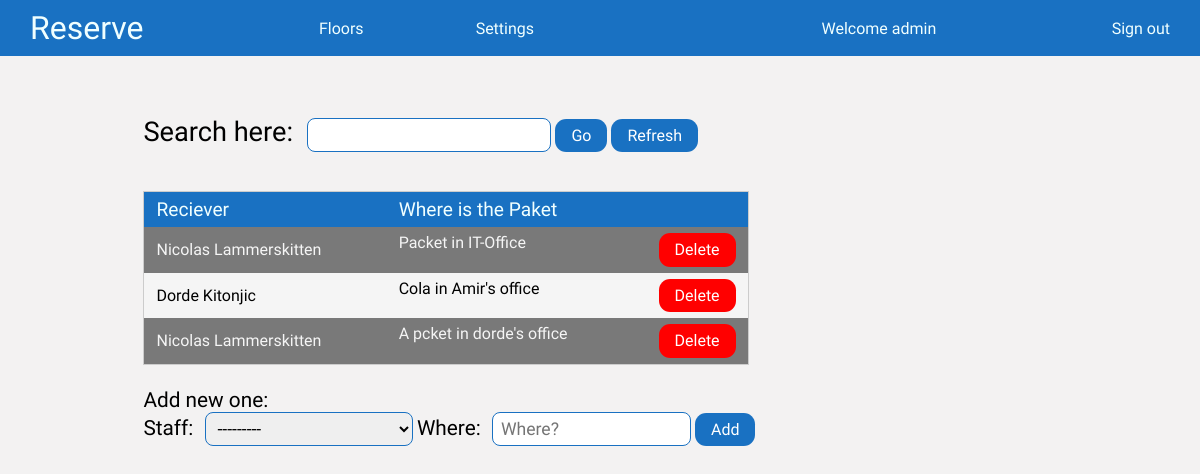
The app's page /office/post/ (signed in), older data.
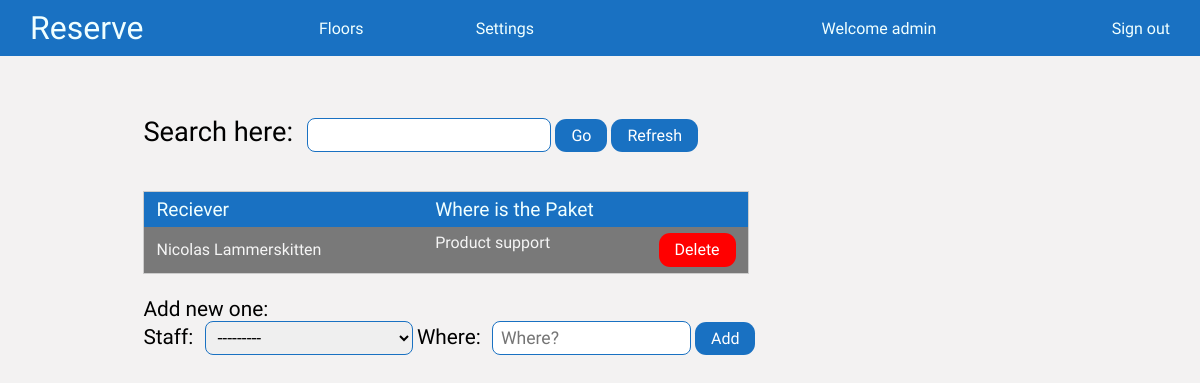
The same page, newer data.
### Office/models.py (models this page shows, shortened)
class Post(models.Model):
    staff = models.ForeignKey(CustomUser, on_delete=models.PROTECT)
    where = models.TextField()

### members/models.py (models this page shows)
class CustomUser(models.Model):
    user = models.OneToOneField(User, on_delete=models.CASCADE, related_name="profile")
    first_name = models.CharField(max_length=50, blank=True, null=True)
    last_name = models.CharField(max_length=50, blank=True, null=True)
    isActive = models.BooleanField(default=True)
    email = models.EmailField(blank=True, null=True)
    office = models.ForeignKey(Office, on_delete=models.PROTECT, blank=True, null=True)
    department = models.ForeignKey(Department, on_delete=models.PROTECT, blank=True, null=True)
    def __str__(self):
        return f'{self.first_name} {self.last_name}'

### Office/views.py (the view)
# urls.py: path('post/', views.post_view, name="post"),
@login_required
def post_view(request):
    post = Post.objects.all()
    if request.method == 'POST':
        postForm = PostEditForm(request.POST)
        if postForm.is_valid:
            postForm.save()
            return redirect('/settings/post/')
    else:
        postForm = PostEditForm()
    context = {
        "posts": post,
        "postForm": postForm,
    }
    return render(request, "Settings/post.html", context)

### Office/forms.py
class PostEditForm(forms.ModelForm):
    class Meta:
        model = Post
        fields = ['staff', 'where']
        widgets = {
            'staff': forms.Select(attrs={'id': 'postAddInputName'}),
            'where': forms.TextInput(attrs={'id': 'postAddInputWhere' , 'placeholder' : 'Where?'})
        }

### templates/Settings/post.html (shortened to what this page needs)
{% extends 'base_floors.html' %}
{% load static %}
{% block styles %}
<link rel="stylesheet" href="{% static 'styles/navbar.css' %}">
<link rel="stylesheet" href="{% static 'styles/post.css' %}">
{% endblock %}
{% block body %}
<div class="postBase">
    <div class="postContent">
        <div class="postSearch">
            <label for="postSearchInput">Search here: </label>
            <input type="text" id="postSearchInput">
            <div>
                <button type="submit">Go</button>
                <button class="postSearchRefresh">Refresh</button>
            </div>
        </div>
        <div class="postShow">
            <table>
                <tbody>
                    <tr class="postShowHead">
                        <td>Reciever</td>
                        <td>Where is the Paket</td>
                    </tr>
                    {% if posts %}
                    {% for post in posts %}
                    <tr class="postShowResult">
                        <td class="result ">{{ post.staff }}</td>
                        <td class="result">{{ post.where }} <a style="float: right;"
                                href="/office/post_delete/{{ post.id }}">Delete</a> </td>
                    </tr>
                    {% endfor %}
                    {% endif %}
                </tbody>
            </table>
        </div>
        <div class="postAdd">
            <form action="" method="POST">
                <label for="postAddInput">Add new one: </label>
                <br>
                {{ postForm }}
                <button type="submit">Add</button>
            </form>
        </div>
    </div>
</div>
{% endblock %}

Row changes from the older to the newer data that the page shows:
removed Post: staff "Nicolas Lammerskitten", where "Packet in IT-Office"
removed Post: staff "Dorde Kitonjic", where "Cola in Amir's office"
removed Post: staff "Nicolas Lammerskitten", where "A pcket in dorde's office"
added Post: staff "Nicolas Lammerskitten", where "Product support"
